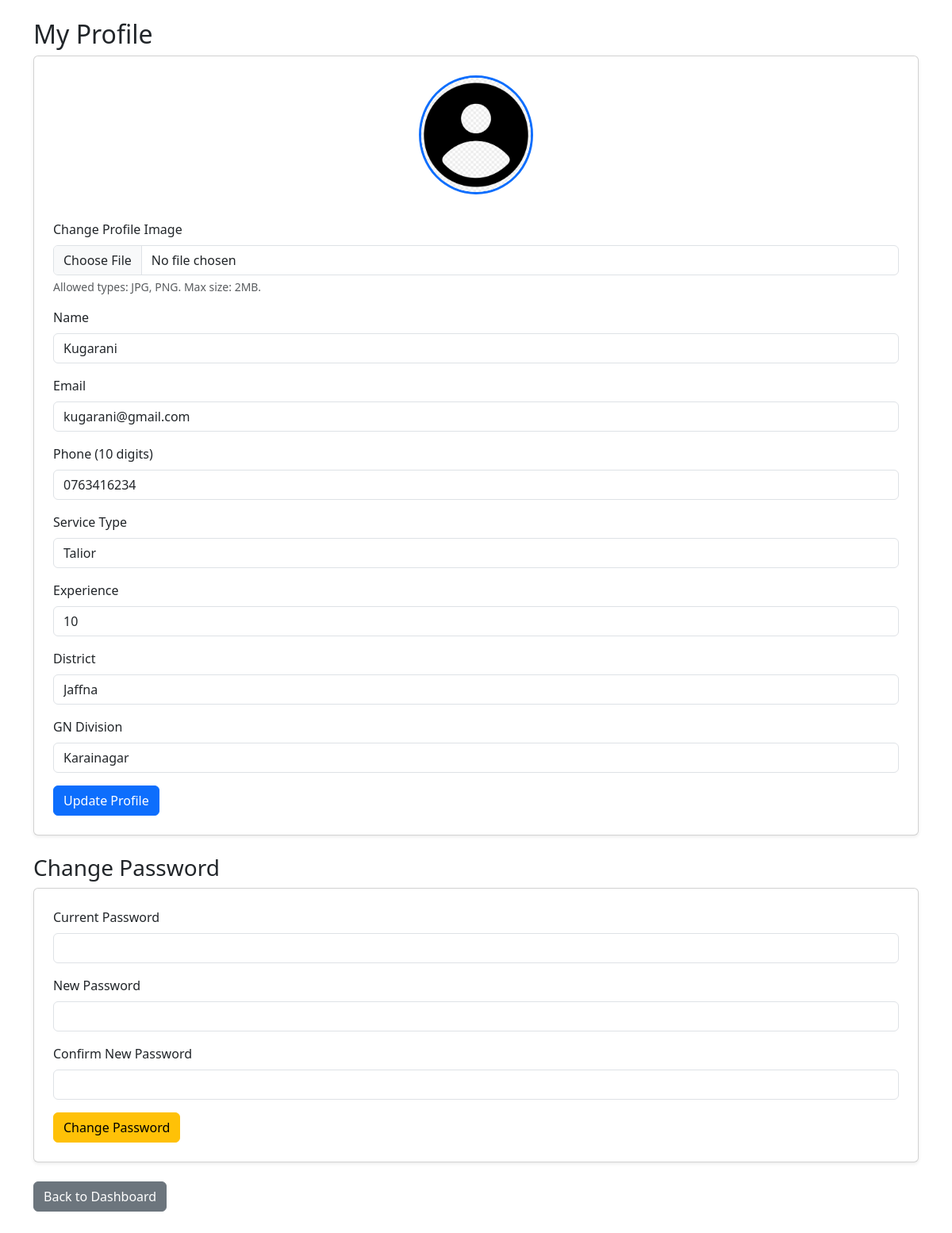
Page /provider_profile.php (signed in) on the committed database.
### tables this page shows
CREATE TABLE `service_providers` (
  `id` int(11) NOT NULL,
  `name` varchar(100) NOT NULL,
  `email` varchar(100) NOT NULL,
  `service_type` varchar(100) NOT NULL,
  `experience` text NOT NULL,
  `district` varchar(100) NOT NULL,
  `gn_division` varchar(100) NOT NULL,
  `phone` varchar(20) NOT NULL,
  `password` varchar(255) NOT NULL,
  `created_at` timestamp NOT NULL DEFAULT current_timestamp(),
  `status` enum('pending','approved','rejected') DEFAULT 'pending',
  `availability` enum('available','unavailable') NOT NULL DEFAULT 'unavailable',
  `image` varchar(255) DEFAULT 'default.jpg'
);

### provider_profile.php (the view, shortened to what this page needs)
<?php
require 'config.php';
$provider_id = $_SESSION['id'];
$stmt = $conn->prepare("SELECT * FROM service_providers WHERE id = ?");
$stmt->bind_param("i", $provider_id);
$stmt->execute();
$result = $stmt->get_result();
$provider = $result->fetch_assoc();
?>
<!DOCTYPE html>
<html lang="en">
<head>
<link href="https://cdn.jsdelivr.net/npm/bootstrap@5.3.0/dist/css/bootstrap.min.css" rel="stylesheet" />
</head>
<body>
<div class="container mt-4 mb-5">
    <h2>My Profile</h2>
    <div class="card p-4 mb-4 shadow-sm">
        <form method="POST" novalidate enctype="multipart/form-data">
            <div class="mb-3 text-center">
                <?php
                $img_path = !empty($provider['image']) && file_exists(__DIR__ . "/uploads/providers/" . $provider['image'])
                    ? "uploads/providers/" . htmlspecialchars($provider['image'])
                    : "uploads/providers/default.jpg";
                ?>
                <img src="<?= $img_path ?>" alt="Profile Image" class="profile-img mb-3" />
            </div>
            <div class="mb-3">
                <label for="profile_image" class="form-label">Change Profile Image</label>
                <input type="file" id="profile_image" name="profile_image" accept=".jpg,.jpeg,.png" class="form-control" />
                <div class="form-text">Allowed types: JPG, PNG. Max size: 2MB.</div>
            </div>
            <div class="mb-3">
                <label for="name" class="form-label">Name</label>
                <input type="text" id="name" name="name" class="form-control" required minlength="2" value="<?= htmlspecialchars($provider['name']) ?>" />
            </div>
            <div class="mb-3">
                <label for="email" class="form-label">Email</label>
                <input type="email" id="email" name="email" class="form-control" required value="<?= htmlspecialchars($provider['email']) ?>" />
            </div>
            <div class="mb-3">
                <label for="phone" class="form-label">Phone (10 digits)</label>
                <input type="text" id="phone" name="phone" pattern="^[0-9]{10}$" class="form-control" required value="<?= htmlspecialchars($provider['phone']) ?>" />
            </div>
            <div class="mb-3">
                <label for="service_type" class="form-label">Service Type</label>
                <input type="text" id="service_type" name="service_type" class="form-control" value="<?= htmlspecialchars($provider['service_type']) ?>" />
            </div>
            <div class="mb-3">
                <label for="experience" class="form-label">Experience</label>
                <input type="text" id="experience" name="experience" class="form-control" value="<?= htmlspecialchars($provider['experience']) ?>" />
            </div>
            <div class="mb-3">
                <label for="district" class="form-label">District</label>
                <input type="text" id="district" name="district" class="form-control" value="<?= htmlspecialchars($provider['district']) ?>" />
            </div>
            <div class="mb-3">
                <label for="gn_division" class="form-label">GN Division</label>
                <input type="text" id="gn_division" name="gn_division" class="form-control" value="<?= htmlspecialchars($provider['gn_division']) ?>" />
            </div>
            <button type="submit" class="btn btn-primary">Update Profile</button>
        </form>
    </div>
    <h3>Change Password</h3>
    <div class="card p-4 shadow-sm">
        <form method="POST" novalidate>
            <div class="mb-3">
                <label for="current_password" class="form-label">Current Password</label>
                <input type="password" id="current_password" name="current_password" class="form-control" required minlength="6" />
            </div>
            <div class="mb-3">
                <label for="new_password" class="form-label">New Password</label>
                <input type="password" id="new_password" name="new_password" class="form-control" required minlength="6" />
            </div>
            <div class="mb-3">
                <label for="confirm_password" class="form-label">Confirm New Password</label>
                <input type="password" id="confirm_password" name="confirm_password" class="form-control" required minlength="6" />
            </div>
            <button type="submit" class="btn btn-warning">Change Password</button>
        </form>
    </div>
    <a href="provider_dashboard.php" class="btn btn-secondary mt-4">Back to Dashboard</a>
</div>
</body>
</html>

### provider_profile.php (style rules this page uses)
.profile-img { max-width: 150px; max-height: 150px; object-fit: cover; border-radius: 50%; border: 3px solid #0d6efd; }

### rows in the picture
service_providers: image (picture), name "Kugarani", email "kugarani@gmail.com", phone "0763416234", service_type "Talior", experience "10", district "Jaffna", gn_division "Karainagar"
